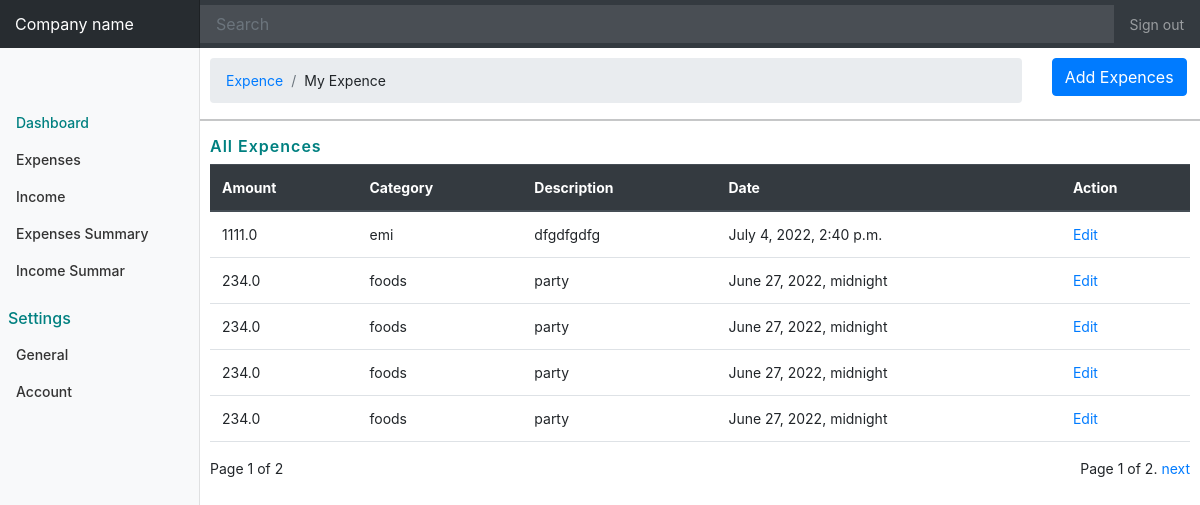
/expenses/add_expences (signed in), run on an earlier commit of the app's database.
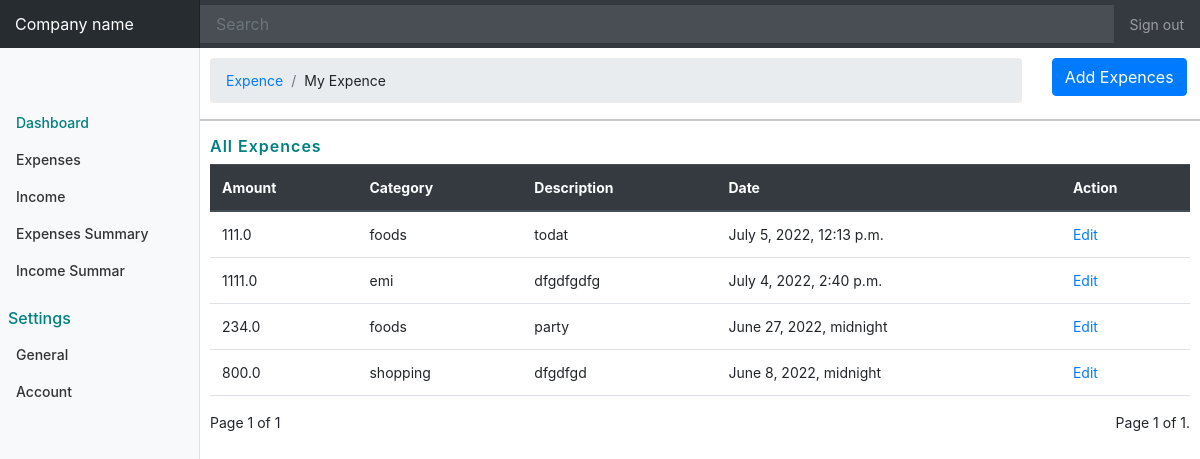
And on a later commit of the database.
### expenses/models.py (models this page shows, shortened)
class AddExpence(models.Model):
    amount= models.FloatField()
    date= models.DateTimeField()
    description= models.TextField()
    owner= models.ForeignKey(to=User, on_delete=models.CASCADE)
    category= models.CharField(max_length=255)
    class Category(models.Model):
        name= models.CharField(max_length=256)

### expenses/views.py (the view, shortened to what this page needs)
# urls.py: path('add_expences', views.addExpence, name="add_expences"),
def addExpence(request):
    current_user= request.user
    expence_data= AddExpence.objects.filter(owner=current_user).order_by('-date')
    value_data= AddExpence.objects.values()
    paginator= Paginator(expence_data, 5)
    page_number= request.GET.get('page')
    page_obj = Paginator.get_page(paginator, page_number)
    print(page_obj)
    context={
        'expence_user_data': expence_data,
        'page_obj': page_obj
    }
    return render(request, 'addExpences.html', context)

### templates/addExpences.html (shortened to what this page needs)
{% extends 'bash.html' %}
{% block content %}
<div class="row">
    <div class="col-md-10">
        <nav aria-label="breadcrumb" class="nav_navigarion">
            <ol class="breadcrumb">
                <li class="breadcrumb-item"><a href="#">Expence</a></li>
                <li class="breadcrumb-item">My Expence</< /li>
            </ol>
        </nav>
    </div>
    <div class="col-md-2">
        <button type="button" class="btn btn-primary" data-toggle="modal" data-target="#exampleModal">
            Add Expences
        </button>
    </div>
    <hr>
</div>
<div class="all_expences">
    <div class="row">
        <h6 class="col-md-8">All Expences</h6>
    </div>
    {% if expence_user_data.count %}
    <table class="table">
        <thead class="thead-dark">
            <tr>
                <th scope="col">Amount</th>
                <th scope="col">Category</th>
                <th>Description</th>
                <th scope="col">Date</th>
                <th scope="col">Action</th>
            </tr>
        </thead>
        <tbody>
            {% for data in page_obj %}
            <tr>
                <td>{{ data.amount }}</td>
                <td>{{ data.category }}</td>
                <td>{{ data.description }}</td>
                <td>{{ data.date }}</td>
                <td>
                    <a href="{% url 'edit_expense' data.id %}">Edit</a>
                </td>
            </tr>
            {% endfor %}
        </tbody>
    </table>
    {% endif %}
</div>
<div class="paginator" style="display: flex; justify-content: space-between;">
    <div>
        <span>
            Page {{ page_obj.number }} of {{ page_obj.paginator.num_pages }}
        </span>
    </div>
    <div>
        <div class="pagination">
            <span class="step-links">
                <span class="current">
                    Page {{ page_obj.number }} of {{ page_obj.paginator.num_pages }}.
                </span>
                {% if page_obj.has_next %}
                <a href="?page={{ page_obj.next_page_number }}">next</a>
                {% endif %}
            </span>
        </div>
    </div>
</div>
{% endblock %}

### templates/bash.html (shortened to what this page needs)
{% load static %}
<!doctype html>
<html lang="en">
<head>
  <link href="https://cdn.jsdelivr.net/npm/bootstrap@5.1.3/dist/css/bootstrap.min.css" rel="stylesheet"
>
    <link rel="stylesheet" href="https://cdn.jsdelivr.net/npm/bootstrap@4.6.1/dist/css/bootstrap.min.css">
    <link rel="stylesheet" href="https://cdn.jsdelivr.net/npm/@fortawesome/fontawesome-free@6.1.1/css/fontawesome.min.css">
    <link rel="stylesheet" href="https://cdnjs.cloudflare.com/ajax/libs/
    font-awesome/5.15.2/css/all.min.css"/>
  <link rel="stylesheet" href="../static/css/bash.css">
  <link rel="stylesheet" href="../static/css/main.css">
  <link rel="stylesheet" href="{% static 'css/custom_base.css' %}">
  <link rel="stylesheet" href="{% static 'css/addExpence.css' %}">
  <link rel="stylesheet" href="../static/css/addExpence.css">
  <link rel="stylesheet" href="../static/css/expence_summary.css">
  <link rel="stylesheet" href="../static/css/auth_style/user_details.css">
</head>
<body>
  <nav class="navbar navbar-dark sticky-top bg-dark flex-md-nowrap p-0">
    <a class="navbar-brand col-sm-3 col-md-2 mr-0" href="#">Company name</a>
    <input class="form-control form-control-dark w-100" type="text" placeholder="Search" aria-label="Search">
    <ul class="navbar-nav px-3">
      <li class="nav-item text-nowrap">
        <a class="nav-link" href="{% url 'user_logged_out' %}">Sign out</a>
      </li>
    </ul>
  </nav>
  <div class="container-fluid">
    <div class="row">
      <nav class="col-md-2 d-none d-md-block bg-light sidebar">
        <div class="sidebar-sticky">
          <ul class="nav flex-column">
            <li class="nav-item">
              <a class="nav-link linkColor" href="{% url 'add_expences' %}">
                Dashboard
              </a>
            </li>
            <li class="nav-item">
              <a class="nav-link" href="{% url 'add_expences' %}">
                Expenses
              </a>
            </li>
            <li class="nav-item">
              <a class="nav-link" href="{% url 'user_income_index' %}">
                Income
              </a>
            </li>
            <li class="nav-item">
              <a class="nav-link" href="{% url 'expence_summary' %}">
                Expenses Summary
              </a>
            </li>
            <li class="nav-item">
              <a class="nav-link" href="{% url 'income_summary' %}">
                Income Summar
              </a>
            </li>
          </ul>
          <h6 class="mx-2" style="margin-top: 20px; color: teal;">Settings</h6>
          <ul class="nav flex-column">
            <li class="nav-item">
              <a class="nav-link" href="{% url 'preference' %}">
                General
              </a>
            </li>
            <li class="nav-item">
              <a class="nav-link" href="{% url 'user_details' %}">
                Account
              </a>
            </li>
          </ul>
        </div>
      </nav>
      <div class="content">
        {% block content %}
        {% endblock %}
      </div>
    </div>
  </div>
</body>
</html>

### static/css/bash.css (style rules this page uses)
body { font-size: .875rem; }
.sidebar { position: fixed; top: 0; bottom: 0; left: 0; z-index: 100; padding: 0; box-shadow: inset -1px 0 0 rgba(0, 0, 0, .1); }
.sidebar-sticky { position: -webkit-sticky; position: sticky; top: 48px; height: calc(100vh - 48px); padding-top: 3.5rem; overflow-x: hidden; overflow-y: auto; }
.sidebar .nav-link { font-weight: 500; color: #333; }
.navbar-brand { padding-top: .75rem; padding-bottom: .75rem; font-size: 1rem; background-color: rgba(0, 0, 0, .25); box-shadow: inset -1px 0 0 rgba(0, 0, 0, .25); }
.navbar .form-control { padding: .75rem 1rem; border-width: 0; border-radius: 0; }
.form-control-dark { color: #fff; background-color: rgba(255, 255, 255, .1); border-color: rgba(255, 255, 255, .1); }
.container-fluid .linkColor { color: teal !important; }

### static/css/main.css (style rules this page uses)
.linkColor { color: teal !important; }

### static/css/custom_base.css (style rules this page uses)
.content { width: 83%; height: 90vh; position: absolute; right: 0px; padding: 10px 10px 10px 6px ; }

### static/css/addExpence.css (style rules this page uses)
.all_expences h6 { color: teal; font-weight: 600; letter-spacing: 1px; }

What changed in the data, as far as the page shows it:
removed AddExpence: amount "234.0", category "foods", description "party", date "June 27, 2022, midnight"
removed AddExpence: amount "234.0", category "foods", description "party", date "June 27, 2022, midnight"
removed AddExpence: amount "234.0", category "foods", description "party", date "June 27, 2022, midnight"
added AddExpence: amount "111.0", category "foods", description "todat", date "July 5, 2022, 12:13 p.m."
added AddExpence: amount "800.0", category "shopping", description "dfgdfgd", date "June 8, 2022, midnight"
Also different on the page:
{{ page_obj.paginator.num_pages }}: "2" → "1"
text no longer shown: "next"
